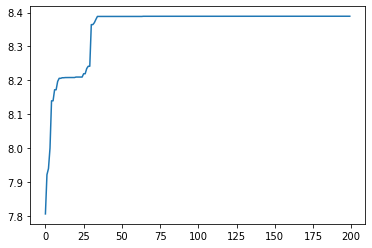

Write Python code to recreate this figure.
# -*- coding: utf-8 -*-
"""
Created on Fri Jan 22 14:02:14 2021

@author: Kai
"""

import numpy as np
import math
import matplotlib.pyplot as plt 
import random

def fitness (e_x,e_y):
    fit = math.exp(-0.2*(pow(e_x,4)+pow(e_y,4))) +math.exp(math.cos(2*math.pi*e_x)+math.cos(2*math.pi*e_y))
    return fit

def select (cul_prob):
    rate_c=random.random()
    e=0
    for c in range(0,n_c):
        if rate_c < cul_prob[c]:
            break
        e=e+1  
    return e
    
def tr(chromosom):
    x=0
    y=0
    for i in range(0,round(n_d/2)):
        if chromosom[i] == 1:
            x=pow(2,round(n_d/2)-i-1)+x
        if chromosom[i+round(n_d/2)] == 1:
            y=pow(2,round(n_d/2)-i-1)+y
    return x,y

def evaluation(temp_chromosom):
    matrix_xy=np.zeros((1,2))
    x,y=tr(temp_chromosom)
    matrix_xy[0,0]=round((-1+x*3/(pow(2,round(n_d/2))-1)),nu)
    matrix_xy[0,1]=round((-2+y*3/(pow(2,round(n_d/2))-1)),nu)
    obj[c]=fitness(xy[c,0],xy[c,1])
    return matrix_xy

def penalty(matrix_xy,obj_penalty):
    matrix_xy=np.zeros((1,2))
    if matrix_xy[0,0]+matrix_xy[0,1]>1.75:
        obj_penalty=obj_penalty-(matrix_xy[0,0]+matrix_xy[0,1]-1)*2
    elif matrix_xy[0,0]+matrix_xy[0,1]>1.5:
        obj_penalty=obj_penalty-(matrix_xy[0,0]+matrix_xy[0,1]-1)*1
    elif matrix_xy[0,0]+matrix_xy[0,1]>1.25:
        obj_penalty=obj_penalty-(matrix_xy[0,0]+matrix_xy[0,1]-1)*0.5
    elif matrix_xy[0,0]+matrix_xy[0,1]>1:
        obj_penalty=obj_penalty-(matrix_xy[0,0]+matrix_xy[0,1]-1)*0.25
    return obj_penalty

def Roulette_wheel():
    tr_obj=np.zeros(n_c)            #Roulette wheel1
    for c in range (0,n_c):
        tr_obj[c]=obj[c]
        if obj[c] < -1 :
            tr_obj[c]=abs(1/obj[c])
    prob=tr_obj/sum(tr_obj)
    cprob[0]=prob[0]    
    for c in range(1,n_c):
        cprob[c]=prob[c]+cprob[c-1]
    'select parents1'
    e1=select(cprob)
    ch1=list(chromosom[e1])
    tr_obj=np.delete(tr_obj,e1,0)    #Roulette wheel2
    prob=tr_obj/sum(tr_obj)
    cprob[0]=prob[0]    
    for c in range(1,n_c-1):
        cprob[c]=prob[c]+cprob[c-1]
    'select parents2'
    e2=select(cprob)
    if e1<=e2:
        e2=e2+1
        ch2=list(chromosom[e2])
    if e1 > e2:
        ch2=list(chromosom[e2])
    return ch1,ch2


'--------------------parameter setting-------------------'
n_c = 80         #Number of chromosomes =100
n_d = 24         #24-bit chromosomes:12 bits for variable X and 12 bits for Y
generation= 200  #number of generations=200
CR= 0.8          #crossover rate=0.8
MR =0.3          #mutation rate=0.3
nu=3             #Round off to the 3rd decimal

chromosom = np.zeros((n_c,n_d))
ch_chromosom =np.zeros((n_c,n_d))
xy = np.zeros((n_c,2))
obj=np.zeros(n_c)
prob=np.zeros(n_c)
cprob=np.zeros(n_c)
max_obj=[]

'--------------------main-------------------'

'initialization    constraint  x+y<1 '
for c in range (0,n_c):
    chromosom[c]=np.random.randint(0,2,(1,n_d))
    xy[c]=evaluation(chromosom[c])
    obj[c]=fitness(xy[c,0],xy[c,1])
    while xy[c,0]+xy[c,1] > 1:
        xy[c]=evaluation(chromosom[c])
        obj[c]=fitness(xy[c,0],xy[c,1])
        break
g_time = 0     
while g_time < generation:
    for c in range (0,n_c):
        xy[c]=evaluation(chromosom[c])
        obj[c]=fitness(xy[c,0],xy[c,1])
        'penalty'
        obj[c]=penalty(xy[c],obj[c])         
    obj2=obj
    m1=0
    for c in range(0,n_c):
        if max(obj2)==obj2[c]:
            break
        m1=m1+1
    obj2=np.delete(obj,m1,0)
    m2=0
    for c in range(0,n_c-1):
        if max(obj2)==obj2[c]:
            break
        m2=m2+1
    if m1 <= m2:
        m2=m2+1
    ch_chromosom[0],ch_chromosom[1]=chromosom[m1],chromosom[m2]
    
    pair=2
    time=2
    while time < n_c:
        new_ch1=[]
        new_ch2=[]
        child1,child2=Roulette_wheel()
        'crossover'
        rate_cr=random.random()
        if rate_cr < CR:
            s_rate1 =random.random()  
            s_rate2 =random.random()
            c_location1 = math.ceil(s_rate1*(n_d/2-1))
            c_location2 = math.ceil(s_rate2*(n_d/2-1))+round(n_d/2) 
            new_ch1=child1[0:c_location1]+child2[c_location1:round((n_d/2))]+child1[round(n_d/2):c_location2]+child2[c_location2:n_d]
            new_ch2=child2[0:c_location1]+child1[c_location1:round((n_d/2))]+child2[round(n_d/2):c_location2]+child1[c_location2:n_d]
            'mutation'
            rate_mu1=random.random()
            if rate_mu1 < MR:
                rate_mu_l=random.random()
                if new_ch1[round(rate_mu_l*(n_d-1))] == 0.0:
                    new_ch1[round(rate_mu_l*(n_d-1))]=1.0
                else:
                    new_ch1[round(rate_mu_l*(n_d-1))]=0.0
            rate_mu2=random.random()
            if rate_mu2 < MR:
                rate_mu_l=random.random()
                if new_ch2[round(rate_mu_l*(n_d-1))] == 0.0:
                    new_ch2[round(rate_mu_l*(n_d-1))]=1.0
                else:
                    new_ch2[round(rate_mu_l*(n_d-1))]=0.0
            ch_chromosom[pair],ch_chromosom[pair+1]=new_ch1,new_ch2
            pair=pair+2
            time=time+2
    chromosom = ch_chromosom
    
    for c in range (0,n_c):
        xy[c]=evaluation(chromosom[c])
        obj[c]=fitness(xy[c,0],xy[c,1])
        obj[c]=penalty(xy[c],obj[c])  
    max_obj.append(max(obj))
    g_time=g_time+1 


'display'
plt.plot(max_obj)
for c in range(0,n_c):
    if obj[c]== max(obj):
        print('x',xy[c,0],'y',xy[c,1],'fitness',obj[c])
        break
